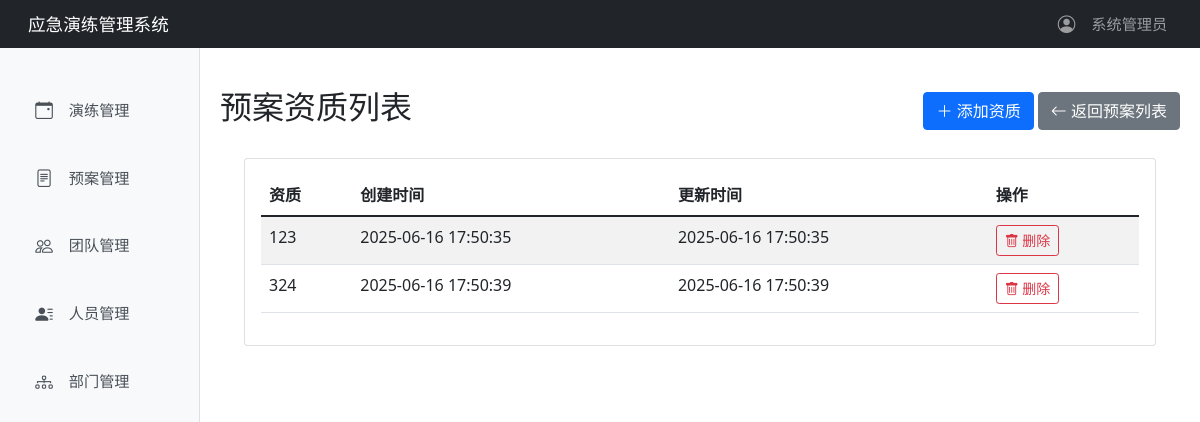
Page /plan/1/qualifications (signed in) on the committed database.
### tables this page shows
CREATE TABLE users (
            id INTEGER PRIMARY KEY AUTOINCREMENT,
            username TEXT NOT NULL UNIQUE,           -- 用户名
            password_hash TEXT NOT NULL,             -- 密码哈希
            full_name TEXT,                          -- 全名 (用于系统内显示)
            role INTEGER NOT NULL DEFAULT 1,         -- 角色(superadmin:超级管理员4, admin:管理员3, operator:操作员2, user:普通用户1)
            active BOOLEAN NOT NULL DEFAULT 1,    -- 账号是否激活 (1:激活, 0:禁用)
            last_login TIMESTAMP,                    -- 最后登录时间
            created_at TIMESTAMP DEFAULT CURRENT_TIMESTAMP,  -- 创建时间
            updated_at TIMESTAMP DEFAULT CURRENT_TIMESTAMP   -- 最后修改时间
        );

CREATE TABLE plan_qualification (
            id INTEGER PRIMARY KEY AUTOINCREMENT,
            plan_id INTEGER NOT NULL,                   -- 预案id
            title TEXT,                                 -- 资质标题
            created_at TIMESTAMP DEFAULT CURRENT_TIMESTAMP,  -- 创建时间
            updated_at TIMESTAMP DEFAULT CURRENT_TIMESTAMP   -- 最后修改时间
        );

### models/plan.py (the view)
@bp.route('/<int:id>/qualifications', methods=['GET'])
@login_required
def get_plan_qualifications(id):
    conn = get_db_connection()
    cursor = conn.cursor()
    try:
        cursor.execute('''
            SELECT
                pq.id,
                pq.plan_id,
                pq.title,
                pq.created_at,
                pq.updated_at
            FROM plan_qualification pq
            WHERE pq.plan_id = ?
        ''', (id,))
        qualifications = cursor.fetchall()
        result = []
        for qual in qualifications:
            result.append({
                'id': qual['id'],
                'plan_id': qual['plan_id'],
                'title': qual['title'],
                'created_at': qual['created_at'],
                'updated_at': qual['updated_at']
            })
        return render_template('plan/list.html',
                             qualifications=result,
                             plan_id=id)
    except Exception as e:
        return jsonify({
            'success': False,
            'message': f'获取资质列表失败: {str(e)}'
        }), 500
    finally:
        cursor.close()
        conn.close()

### app.py (called while the page is built)
@login_manager.user_loader
def load_user(user_id):
    return User.get(int(user_id))

### db/__init__.py (called while the page is built)
def get_db_connection():
    conn = sqlite3.connect('app.db', check_same_thread=False)
    conn.row_factory = sqlite3.Row
    return conn

### models/user.py (called while the page is built)
    @staticmethod
    def get(user_id):
        conn = get_db_connection()
        cursor = conn.cursor()
        cursor.execute('''
            SELECT id, username, password_hash, full_name, role, active, last_login
            FROM users
            WHERE id = ?
        ''', (user_id,))
        user = cursor.fetchone()
        cursor.close()
        if user:
            return User(
                id=user['id'],
                username=user['username'],
                password_hash=user['password_hash'],
                full_name=user['full_name'],
                role=user['role'],
                active=user['active'],
                last_login=user['last_login']
            )
        return None

### templates/plan/list.html (shortened to what this page needs)
{% extends 'base.html' %}
{% block content %}
<div class="mb-4">
    <div class="d-flex justify-content-between align-items-center">
        <h2>预案资质列表</h2>
        <div>
            <button type="button" class="btn btn-primary" data-bs-toggle="modal" data-bs-target="#addQualificationModal">
                <i class="bi bi-plus-lg"></i> 添加资质
            </button>
            <a href="{{ url_for('plan.plan_list') }}" class="btn btn-secondary">
                <i class="bi bi-arrow-left"></i> 返回预案列表
            </a>
        </div>
    </div>
</div>
<div class="container-fluid">
    <div class="row">
        <div class="col-12">
            <div class="card">
                <div class="card-body">
                    <div class="table-responsive">
                        <table class="table table-striped table-hover">
                            <thead>
                                <tr>
                                    <th>资质</th>
                                    <th>创建时间</th>
                                    <th>更新时间</th>
                                    <th>操作</th>
                                </tr>
                            </thead>
                            <tbody>
                                {% if qualifications %}
                                    {% for qual in qualifications %}
                                    <tr>
                                        <td>{{ qual.title }}</td>
                                        <td>{{ qual.created_at }}</td>
                                        <td>{{ qual.updated_at }}</td>
                                        <td>
                                            <div class="btn-group">
                                                <button type="button" class="btn btn-sm btn-outline-danger" onclick="deleteQualification({{ qual.id }})">
                                                    <i class="bi bi-trash"></i> 删除
                                                </button>
                                            </div>
                                        </td>
                                    </tr>
                                    {% endfor %}
                                {% else %}
                                    <tr>
                                        <td colspan="4" class="text-center">暂无资质</td>
                                    </tr>
                                {% endif %}
                            </tbody>
                        </table>
                    </div>
                </div>
            </div>
        </div>
    </div>
</div>
{% endblock %}

### templates/base.html (shortened to what this page needs)
<!DOCTYPE html>
<html lang="zh">
<head>
    <link href="{{ url_for('static', filename='css/bootstrap.min.css') }}" rel="stylesheet">
    <link href="{{ url_for('static', filename='css/bootstrap-icons.css') }}" rel="stylesheet">
    <link rel="stylesheet" href="{{ url_for('static', filename='css/vue-treeselect.min.css') }}">
</head>
<body>
    <nav class="navbar navbar-expand-lg navbar-dark bg-dark">
        <div class="container-fluid">
            <a class="navbar-brand" href="{{ url_for('index') }}">应急演练管理系统</a>
            {% if current_user.is_authenticated %}
            <ul class="navbar-nav">
                <li class="nav-item dropdown">
                    <a class="nav-link dropdown-toggle" href="#" id="userDropdown" role="button">
                        <i class="bi bi-person-circle"></i> {{ current_user.full_name or current_user.username }}
                    </a>
                </li>
            </ul>
            {% else %}
            <div class="ms-auto">
                <a href="{{ url_for('auth.login') }}" class="login-btn">
                    <i class="bi bi-box-arrow-in-right"></i> 未登录
                </a>
            </div>
            {% endif %}
        </div>
    </nav>
    <div class="container-fluid">
        <div class="row">
            <nav class="col-md-3 col-lg-2 d-md-block sidebar">
                <div class="sidebar-sticky">
                    <ul class="nav flex-column">
                        <li class="nav-item">
                            <a class="nav-link" href="{{ url_for('drill.drill_list') }}">
                                <i class="bi bi-calendar-event"></i> 演练管理
                            </a>
                        </li>
                        <li class="nav-item">
                            <a class="nav-link" href="{{ url_for('plan.plan_list') }}">
                                <i class="bi bi-file-text"></i> 预案管理
                            </a>
                        </li>
                        <li class="nav-item">
                            <a class="nav-link" href="{{ url_for('team.team_list') }}">
                                <i class="bi bi-people"></i> 团队管理
                            </a>
                        </li>
                        <li class="nav-item">
                            <a class="nav-link" href="{{ url_for('personnel.personnel_list') }}">
                                <i class="bi bi-person-lines-fill"></i> 人员管理
                            </a>
                        </li>
                        <li class="nav-item">
                            <a class="nav-link" href="{{ url_for('department.department_list') }}">
                                <i class="bi bi-diagram-3"></i> 部门管理
                            </a>
                        </li>
                    </ul>
                </div>
            </nav>
            <main class="main-content">
                <div class="content-wrapper">
                    {% block content %}{% endblock %}
                </div>
            </main>
        </div>
    </div>
</body>
</html>

### templates/base.html (style rules this page uses)
body { overflow-x: hidden; padding-top: 48px; }
.sidebar { position: fixed; top: 48px; bottom: 0; left: 0; z-index: 100; padding: 20px 0 0; box-shadow: inset -1px 0 0 rgba(0, 0, 0, .1); background-color: #f8f9fa; width: 200px; }
.sidebar-sticky { position: relative; top: 0; height: calc(100vh - 68px); padding-top: .5rem; overflow-x: hidden; overflow-y: auto; }
.navbar { position: fixed; top: 0; right: 0; left: 0; z-index: 1030; height: 48px; padding: 0; display: flex; align-items: center; }
.navbar .container-fluid { height: 100%; display: flex; align-items: center; }
.navbar-brand { height: 100%; display: flex; align-items: center; padding: 0 1rem; font-size: 1.1rem; }
.navbar-nav { height: 100%; display: flex; align-items: center; margin-left: auto; }
.nav-link { height: 100%; display: flex; align-items: center; padding: 0 1rem; }
.main-content { margin-left: 200px; padding: 20px; min-height: calc(100vh - 48px); width: calc(100% - 200px); position: relative; }
.content-wrapper { padding-top: 20px; }
.nav-link { padding: 0.8rem 1.2rem; color: #495057; font-size: 0.95rem; white-space: nowrap; overflow: hidden; text-overflow: ellipsis; border-radius: 0.25rem; margin: 0.2rem 0.8rem; transition: all 0.3s ease; display: flex; align-items: center; }
.nav-link i { margin-right: 0.8rem; font-size: 1.1rem; width: 1.5rem; text-align: center; }
.nav-item { margin: 0.3rem 0; }
.dropdown-toggle::after { display: none; }

### rows in the picture
users: full_name "系统管理员"
plan_qualification: title "123", created_at "2025-06-16 17:50:35", updated_at "2025-06-16 17:50:35"
plan_qualification: title "324", created_at "2025-06-16 17:50:39", updated_at "2025-06-16 17:50:39"
